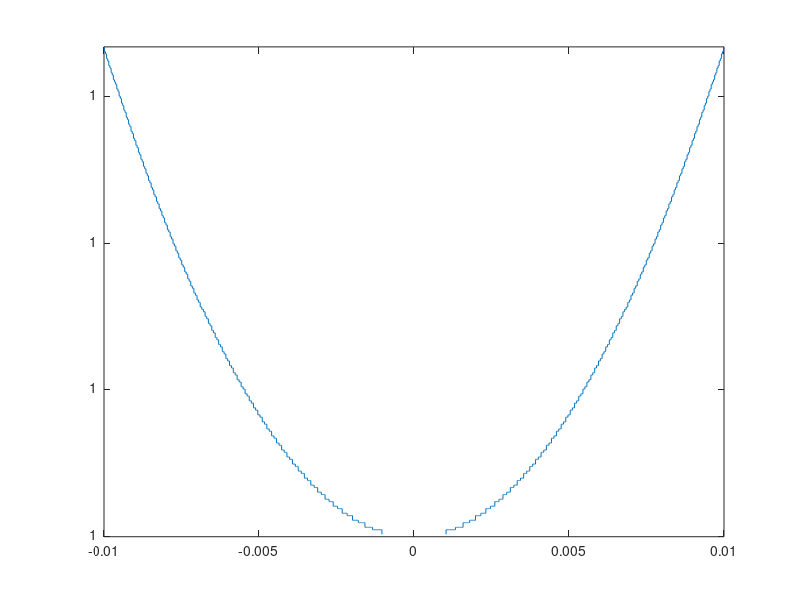
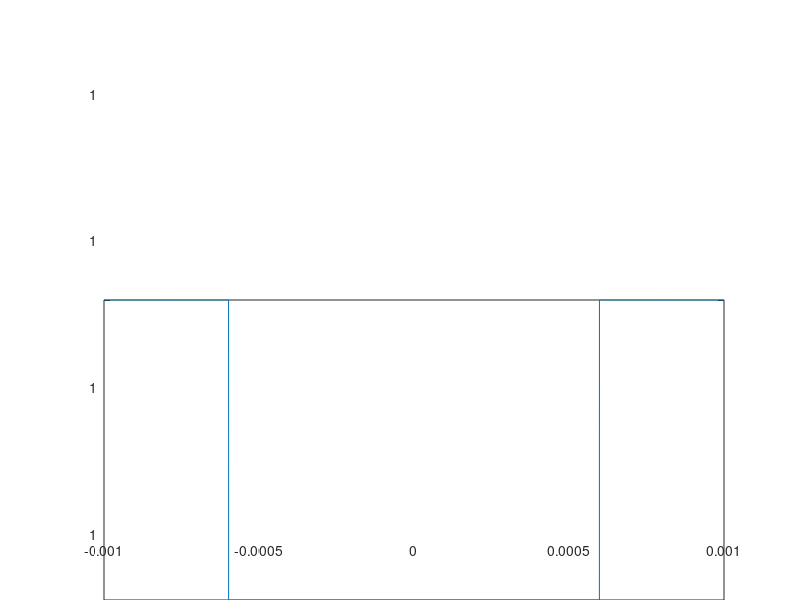
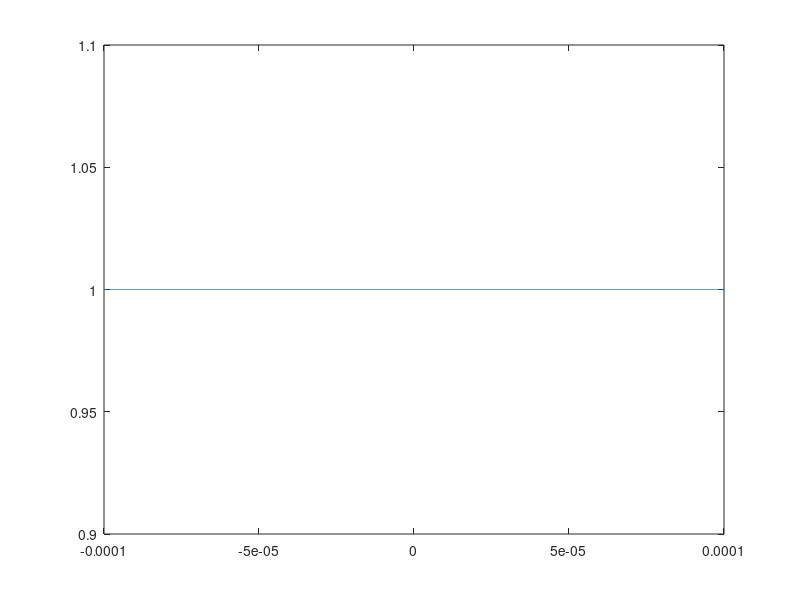
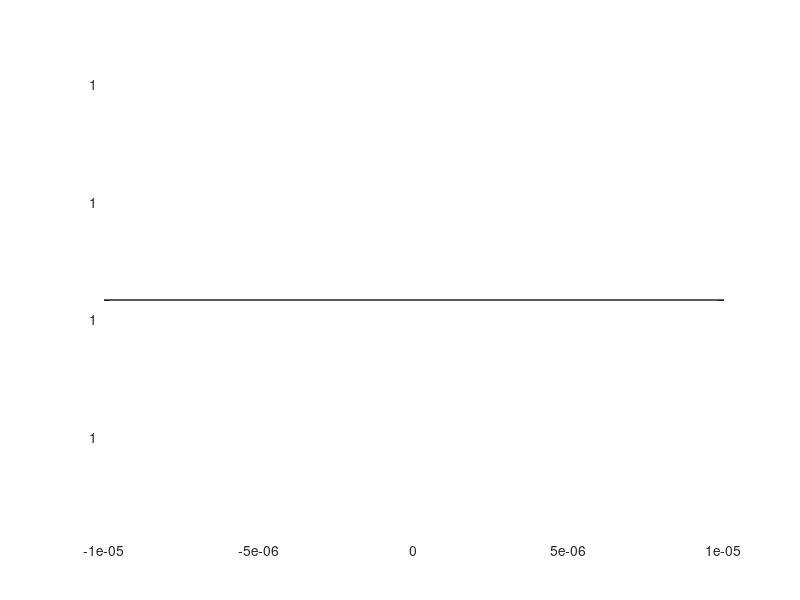

Here is the MATLAB script that generated these plots, in order:
clear all; close all; clc;

f = @(x) (exp(x) - exp(-x)) ./ (2*x);
%fplot(f, [-1,1])

for i = 2:8 %Así obtenemos las gráficas para valores cada vez más cercanos
            % a 0
    figure
    b = 10^-i;
    a = -b;
    d = (b-a)/1e4;

    c = a:d:b;

    plot(c,f(c))
    
    axis tight
    
end
